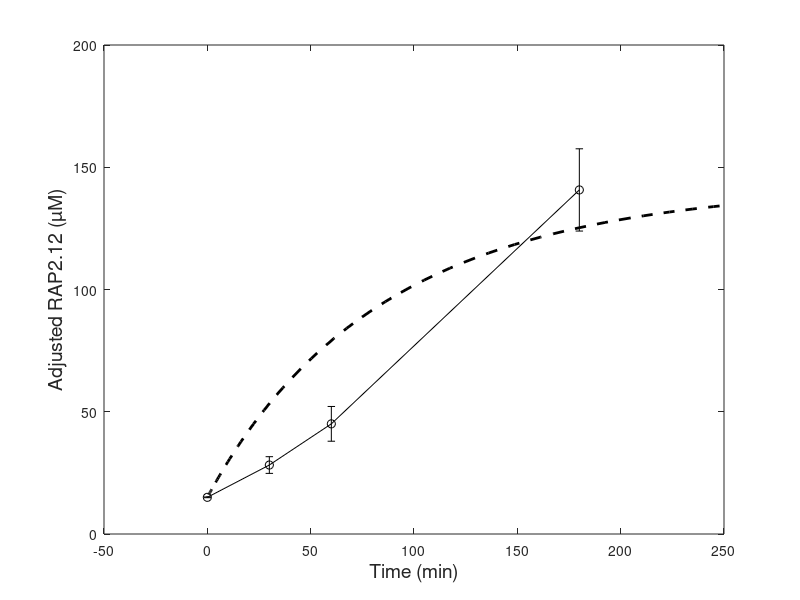

Write MATLAB code to recreate this figure. (Note: this script raises an error after producing the figure.)
% fig06_GG.m
% Reproduces Figure 6 (GG model) from the paper.
% Note: this script also generates the RAP2.12 fitting plot (related to Fig S9B),
% then generates the GG NLUC/FLUC simulation overlapped with data.

clear; close all;

%% Part 1: RAP2.12 fitting plot (related to Fig S9B)
t = [0 0.5*3600 1*3600 3*3600];
RAP = 150*[0.1 0.188053783093125 0.300356526688525 0.938186923750606]; %add t0=0
sd1=150*[0.001 0.022762065 0.047373145 0.112143258];
k1 = 0.0301;
k2 = 0.0001; 
k3 = 26.5878; %per second
KM1 = 16.4217; %percent
KM2 = 270.2505; %micro-molar
O = 21;
RAP0 = RAP(1);
PCO4 = 0.03;

O = 1;

f = @(t,a) [-k3*PCO4*O/(KM1+O)*a(1)/(KM2+a(1))+k1-k2*a(1)];
[t1,posn] = ode45(f,[0,250*60],[RAP0]);
plot(t1'/60,posn(:,1)', 'k--', 'Linewidth', 2, 'DisplayName', 'Simulation')
ylabel('Adjusted RAP2.12 (µM)','fontsize',14);
xlabel('Time (min)','fontsize',14);
hold on
errorbar(t/60,RAP,sd1,'ko-' ,'Linewidth', 2, 'DisplayName', 'Data point')
legend('show','location','northwest');
legend()

set(gca,'fontsize',14)
h1=gca;
h2 = axes('Position',get(h1,'Position'));
set(h2,'YAxisLocation','right','Color','none','XTicklabel',[]);
ylabel('NLUC/FLUC','fontsize',14);

x0=10;
y0=10;
width=550*1.5;
height=480;

set(gca,'fontsize',14);

%% Part 2: GG model NLUC/FLUC simulation (Figure 6)
figure
time = [0 5*60 10*60 15*60 30*60 60*60 120*60 240*60];
mRNA = [0.229763793	0.330703629	0.339784906	0.339279166	0.323545532	0.338143938	0.359982939	0.363713039];
sd2=[0.006966078 0.04362041 0.037627681	0.049687797	0.063665912	0.052152682	0.02492597 0.053209287];

mRNA0 = mRNA(1);
O = 21;
alpha = -k3*PCO4*O/(KM1+O);
RAPz = roots([-k2,-k2*KM2+k1+alpha,k1*KM2]);
RAP0 = RAPz(RAPz>0);
HRPE1 = 0.07; %
k4 = 0.006;
k5 = 0.014;
KM3 = 0.5;
PCO4 = 0.06;

f = @(t,a) [-k3*PCO4*O/(KM1+O)*a(1)/(KM2+a(1))+k1-k2*a(1); ...
            k4*a(1)*HRPE1/(KM3+a(1)*HRPE1)-k5*a(2)];
[t0,pos] = ode45(f,[0,6*3600],[0.1,0]);
RAPz = pos(end,1)
mRNAz = pos(end,2)

O = 1;
f = @(t,a) [-k3*PCO4*O/(KM1+O)*a(1)/(KM2+a(1))+k1-k2*a(1); ...
            k4*a(1)*HRPE1/(KM3+a(1)*HRPE1)-k5*a(2)];
[t1,posn] = ode45(f,[0,250*60],[RAPz,mRNAz]);

plot(t1'/60,posn(:,2)', 'r--', 'Linewidth', 2, 'DisplayName', 'NLUC/FLUC simulation');
ylim([0 1.6])
hold on

errorbar(time/60,mRNA,sd2,'ko:' ,'Linewidth', 2, 'DisplayName', 'Data point');
plot(t1'/60,log10(posn(:,1))/2', 'b--', 'Linewidth', 2, 'DisplayName', 'RAP2.12 simulation');
ylabel('NLUC/FLUC','fontsize',14);
xlabel('Time (min)','fontsize',14);
x0=10;
y0=10;
width=550*1.5;
height=480;
legend('show','location','northwest');
legend()
title('GG','FontSize',14);
set(gca,'fontsize',14)
h1=gca;
h2 = axes('Position',get(h1,'Position'));
set(h2,'YAxisLocation','right','Color','none','XTicklabel',[]);
ylim([0 1.6])

set(gca,'fontsize',14);
